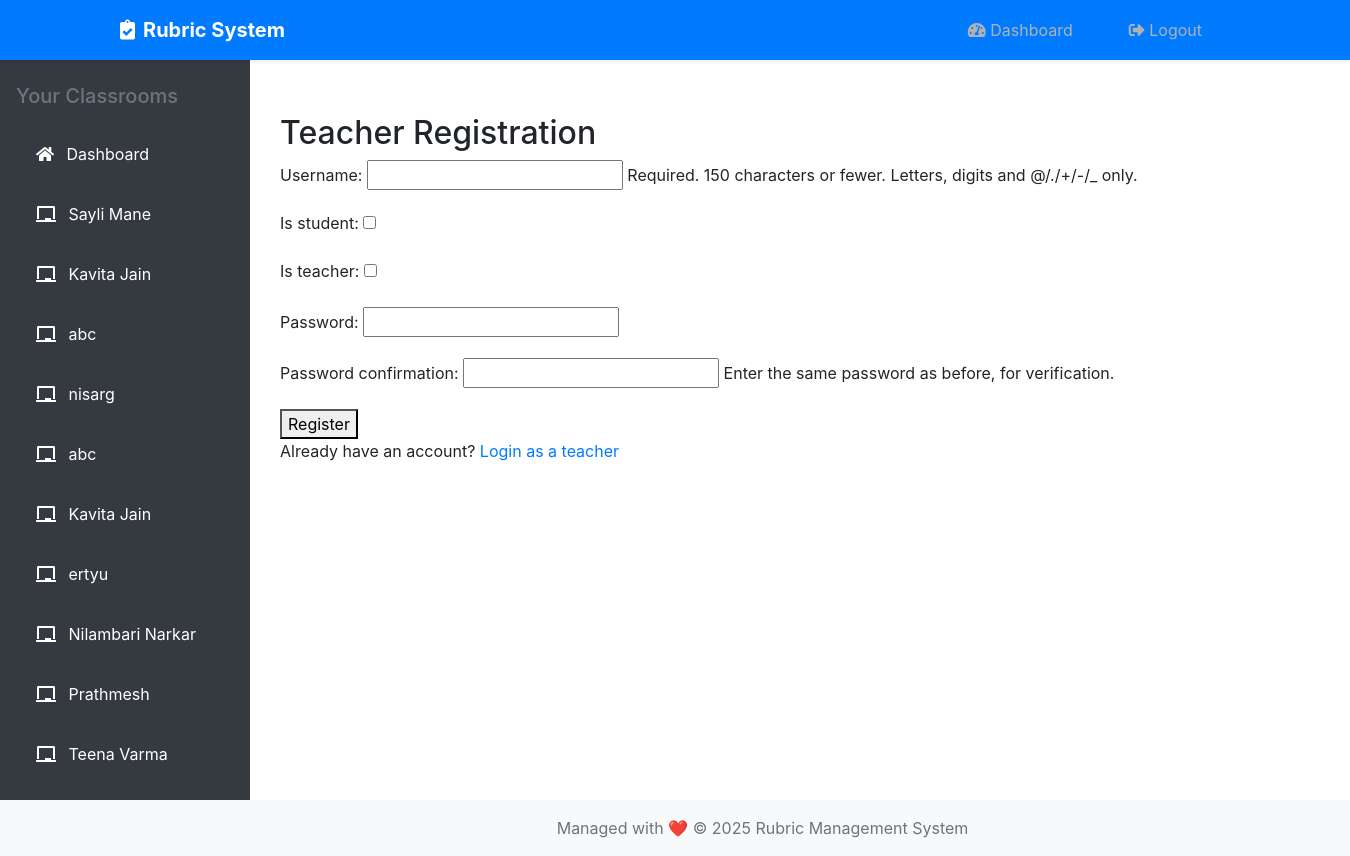
Screenshot of /teacher_register/ (signed in) with the database file from the repository.
### rubric_app/models.py (models this page shows, shortened)
class Classroom(models.Model):
    name = models.CharField(max_length=100)
    subject = models.CharField(max_length=100)
    teacher = models.ForeignKey(Teacher, on_delete=models.CASCADE)
    year = models.PositiveIntegerField(blank=True, null=True)
    branch = models.CharField(max_length=50, blank=True, null=True)
    code = models.CharField(max_length=10, unique=True, default=uuid.uuid4().hex[:10])
    students = models.ManyToManyField("Student", blank=True, related_name="classrooms")

### rubric_app/views.py (the view)
# urls.py: path('teacher_register/', views.teacher_register, name='teacher_register'),
def teacher_register(request):
    if request.method == 'POST':
        form = CustomUserCreationForm(request.POST)
        if form.is_valid():
            user = form.save(commit=False)
            user.is_teacher = True
            user.save()
            Teacher.objects.create(user=user)
            login(request, user)
            return redirect('teacher_dashboard')
    else:
        form = CustomUserCreationForm()
    return render(request, 'teacher_register.html', {'form': form})

### rubric_app/forms.py
class CustomUserCreationForm(UserCreationForm):
    class Meta(UserCreationForm.Meta):
        model = CustomUser
        fields = UserCreationForm.Meta.fields + ('is_student', 'is_teacher')

### rubric_app/context_processors.py (called while the page is built)
def classrooms(request):
    context = {'classrooms': []}
    if request.user.is_authenticated:
        if hasattr(request.user, 'teacher'):
            context['classrooms'] = Classroom.objects.filter(teacher=request.user.teacher)
        elif hasattr(request.user, 'student'):
            context['classrooms'] = request.user.student.classrooms.all()
    return context

### rubric_app/templates/teacher_register.html (shortened to what this page needs)
{% extends "base.html" %}
{% block content %}
<h2>Teacher Registration</h2>
<form method="post">
    {{ form.as_p }}
    <button type="submit">Register</button>
</form>
<p>Already have an account? <a href="{% url 'teacher_login' %}">Login as a teacher</a></p>
{% endblock %}

### rubric_app/templates/base.html (shortened to what this page needs)
<!DOCTYPE html>
<html lang="en">
<head>
    {% load static %}
    <link rel="stylesheet" href="{% static 'css/styles.css' %}">
    <link rel="stylesheet" href="https://cdnjs.cloudflare.com/ajax/libs/font-awesome/5.15.4/css/all.min.css">
    <link rel="stylesheet" href="https://stackpath.bootstrapcdn.com/bootstrap/4.5.2/css/bootstrap.min.css">
</head>
<body class="d-flex flex-column min-vh-100">
    {% if user.is_authenticated %}
    <nav class="navbar navbar-expand-lg navbar-dark bg-primary shadow-sm fixed-top">
        <div class="container">
            <a class="navbar-brand font-weight-bold" href="{% url 'home' %}">
                <i class="fas fa-clipboard-check mr-2"></i>Rubric System
            </a>
            <div class="collapse navbar-collapse">
                <ul class="navbar-nav ml-auto">
                    <li class="nav-item">
                        <a class="nav-link" href="{% if user.is_teacher %}{% url 'teacher_dashboard' %}{% else %}{% url 'student_dashboard' %}{% endif %}">
                            <i class="fas fa-tachometer-alt"></i> Dashboard
                        </a>
                    </li>
                    <li class="nav-item">
                        <a class="nav-link" href="{% url 'logout' %}">
                            <i class="fas fa-sign-out-alt"></i> Logout
                        </a>
                    </li>
                </ul>
            </div>
        </div>
    </nav>
<div class="container-fluid">
    <div class="row">
        <div class="sidebar bg-dark text-white">
            <div class="sidebar-sticky pt-4">
                <h5 class="px-3 text-muted mb-3">Your Classrooms</h5>
                <ul class="nav flex-column">
                    <li class="nav-item">
                        <a class="nav-link text-white {% if request.path == '/teacher_dashboard/' or request.path == '/student_dashboard/' %}active{% endif %}"
                           href="{% if user.is_teacher %}{% url 'teacher_dashboard' %}{% else %}{% url 'student_dashboard' %}{% endif %}">
                            <i class="fas fa-home mr-2"></i> Dashboard
                        </a>
                    </li>
                    {% for classroom in classrooms %}
                    <li class="nav-item">
                        <a class="nav-link text-white {% if classroom.id == current_classroom.id %}active{% endif %}"
                           href="{% url 'view_classroom' classroom.id %}">
                            <i class="fas fa-chalkboard mr-2"></i> {{ classroom.name }}
                        </a>
                    </li>
                    {% endfor %}
                </ul>
            </div>
        </div>
        <main class="main-content col">
            <div class="container-fluid py-4">
                {% block content %}{% endblock %}
            </div>
        </main>
    </div>
</div>
    <footer class="bg-light mt-auto py-3">
        <div class="container text-center" style="padding-left: 0px;margin-left: 200px;">
            <span class="text-muted">
                Managed with ❤️ © {% now "Y" %} Rubric Management System
            </span>
        </div>
    </footer>
    {% endif %}
</body>
</html>

### rubric_app/static/css/styles.css (style rules this page uses)
body { font-family: 'Segoe UI', Arial, sans-serif; background-color: #f8f9fa; padding-top: 60px; }
.navbar { box-shadow: 0 2px 4px rgba(0,0,0,0.1); background-color: #007bff; padding: 12px 20px; height: 60px; }
.navbar-brand { font-weight: bold; font-size: 1.25rem; color: white; }
.nav-link { color: white; transition: color 0.3s ease; }
.sidebar { width: 250px; height: 100vh; position: fixed; left: 0; top: 0; z-index: 100; background: #2c3e50; transition: 0.3s; overflow-y: auto; padding-top: 60px; }
.sidebar-sticky { position: relative; height: 100%; }
.nav-item { padding: 8px 20px; }
.nav-link { color: #b1b1b1 !important; border-radius: 4px; margin: 2px 0; transition: all 0.3s; }
.main-content { margin-left: 250px; padding: 30px; transition: 0.3s; min-height: calc(100vh - 60px); }
button { transition: all 0.3s ease; }
.sidebar { display: block; }
.sidebar { transition: left 0.3s ease-in-out; }

### rows the page displays
Classroom: name "Sayli Mane"
Classroom: name "Kavita Jain"
Classroom: name "abc"
Classroom: name "nisarg"
Classroom: name "abc"
Classroom: name "Kavita Jain"
Classroom: name "ertyu"
Classroom: name "Nilambari Narkar"
Classroom: name "Prathmesh"
Classroom: name "Teena Varma"
